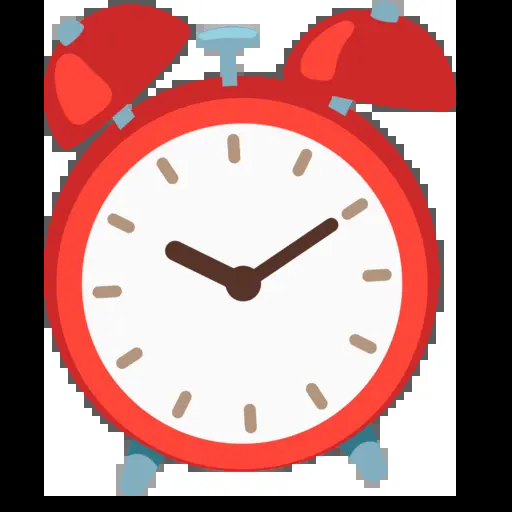
#> input picture Apps/Copy of Detect Objects on Camera/copy-of-detect-objects-on-camera/assets/img/clock.webp, 512 x 512 px
$ python -i main.py   (imports and definitions only)
#> lines starting #> are read from the running program, lines starting #| are printed output that depends on the picture; after the words box and inside, x2 and y2 are one past the last pixel; in counts of white or black regions, pixels touching at a corner belong together
#> further down, picture is the input picture: shape (512, 512, 3); mean B, G, R 133, 134.7, 178.8
import json
import threading
import time
from http import HTTPStatus
from http.server import BaseHTTPRequestHandler, ThreadingHTTPServer

import cv2


HOST = "0.0.0.0"
PORT = 8080

CAMERA_INDEX = 0
WIDTH = 640
HEIGHT = 480
FPS = 30
JPEG_QUALITY = 80

latest_frame = None
latest_status = "starting"
latest_brightness = 0.0
latest_result = {
    "status": latest_status,
    "brightness": latest_brightness,
    "rectangles_count": 0,
    "rectangles": [],
}
lock = threading.Lock()


def process_frame(frame):
    """Detect rectangular objects and draw bounding boxes on the frame."""
    brightness = float(frame.mean())
#> brightness = 148.9

    gray = cv2.cvtColor(frame, cv2.COLOR_BGR2GRAY)
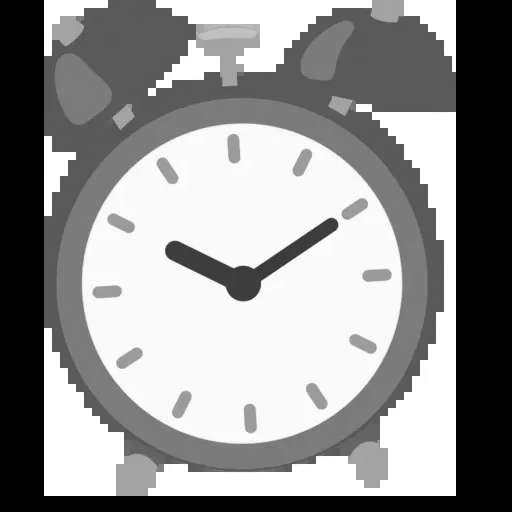
#> gray: shape (512, 512); min 0, max 255, mean 147.7
    blurred = cv2.GaussianBlur(gray, (5, 5), 0)
    edges = cv2.Canny(blurred, 60, 160)
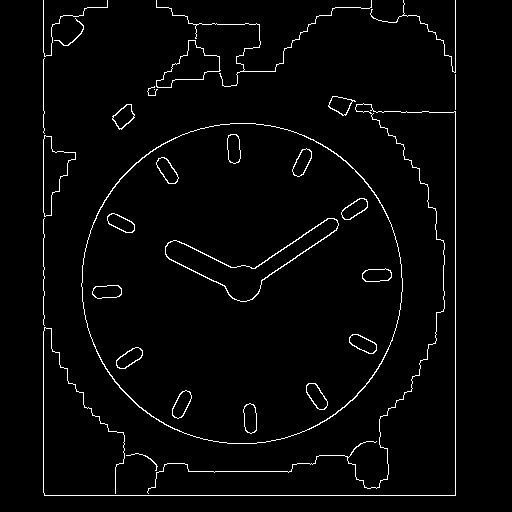
#> edges: shape (512, 512); 2.6% white in thin lines or dots, all inside (x1, y1, x2, y2) = (43, 0, 456, 496)

    kernel = cv2.getStructuringElement(cv2.MORPH_RECT, (5, 5))
    closed = cv2.morphologyEx(edges, cv2.MORPH_CLOSE, kernel, iterations=1)
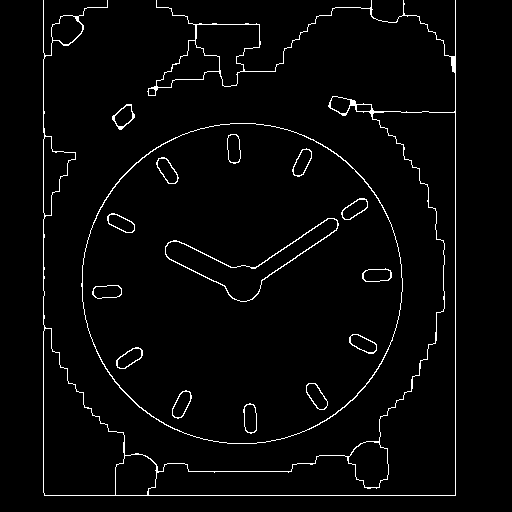
#> closed: shape (512, 512); 2.7% white in thin lines or dots, all inside (x1, y1, x2, y2) = (43, 0, 456, 496)

    contours, _ = cv2.findContours(closed, cv2.RETR_EXTERNAL, cv2.CHAIN_APPROX_SIMPLE)
#> contours = 3 contours; box (x1, y1, x2, y2) and area: (81, 123, 403, 444) 80678, (43, 0, 456, 496) 38728, (112, 104, 135, 130) 323

    rectangles = []
    min_area = 1200
    frame_area = frame.shape[0] * frame.shape[1]
#> frame_area = 262144

    for contour in contours:
        area = cv2.contourArea(contour)
        if area < min_area or area > frame_area * 0.9:
            continue

        perimeter = cv2.arcLength(contour, True)
        approx = cv2.approxPolyDP(contour, 0.03 * perimeter, True)
        if len(approx) != 4 or not cv2.isContourConvex(approx):
            continue

        x, y, w, h = cv2.boundingRect(approx)
        if w < 25 or h < 25:
            continue

        aspect_ratio = w / float(h)
        if aspect_ratio < 0.2 or aspect_ratio > 5.0:
            continue

        rect_area = w * h
        fill_ratio = area / float(rect_area)
        if fill_ratio < 0.45:
            continue

        rectangles.append({
            "x": int(x),
            "y": int(y),
            "width": int(w),
            "height": int(h),
            "area": round(float(area), 1),
            "aspect_ratio": round(float(aspect_ratio), 2),
        })

        cv2.drawContours(frame, [approx], -1, (0, 255, 0), 3)
        cv2.rectangle(frame, (x, y), (x + w, y + h), (0, 180, 255), 2)
        cv2.putText(
            frame,
            f"rect {w}x{h}",
            (x, max(24, y - 8)),
            cv2.FONT_HERSHEY_SIMPLEX,
            0.6,
            (0, 255, 0),
            2,
            cv2.LINE_AA,
        )
#> this loop made 3 passes
#> (area, perimeter) on passes 1, 3: (80677.5, 1062.3), (38728.5, 4443)
#> area on pass 2: 323
#> after the loop, rectangles = []

    cv2.putText(
        frame,
        f"rectangles={len(rectangles)} brightness={brightness:.1f}",
        (20, 40),
        cv2.FONT_HERSHEY_SIMPLEX,
        0.9,
        (0, 255, 0),
        2,
        cv2.LINE_AA,
    )
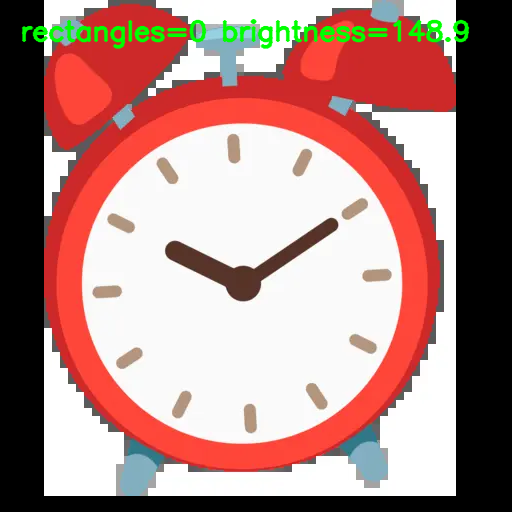
#> frame: shape (512, 512, 3); 2.14% of pixels changed, all inside (x1, y1, x2, y2) = (21, 19, 470, 49)

    result = {
        "status": "streaming",
        "brightness": round(brightness, 1),
        "rectangles_count": len(rectangles),
        "rectangles": rectangles,
        "label": "rectangle_detected" if rectangles else "no_rectangle",
    }
#> result = {'status': 'streaming', 'brightness': 148.9, 'rectangles_count': 0, 'rectangles': [], 'label': 'no_rectangle'}
    return frame, result


# [48 lines left out: function camera_loop, not called in this run]


class Handler(BaseHTTPRequestHandler):
    # [173 lines left out: functions do_GET, get_jpeg, send_index, send_snapshot, send_stream, send_health and 1 more, not called in this run]


# [1 line not run here, left out]

# [1 line that did not run here, left out]
# [2 lines not run here, left out]

>>> import cv2
>>> picture = cv2.imread('../../Copy of Detect Objects on Camera/copy-of-detect-objects-on-camera/assets/img/clock.webp')
>>> result = process_frame(picture)

$ run again, on Apps/Copy of Detect Objects on Camera/copy-of-detect-objects-on-camera/assets/img/cup.webp
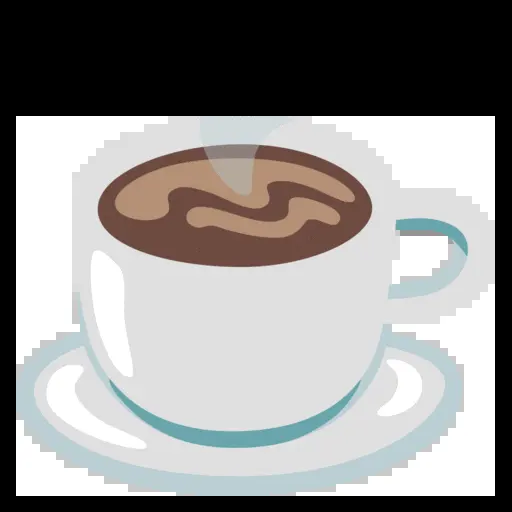
#> input picture Apps/Copy of Detect Objects on Camera/copy-of-detect-objects-on-camera/assets/img/cup.webp, 512 x 512 px
#> picture is the input picture: shape (512, 512, 3); mean B, G, R 146, 147.2, 148.3
#> brightness = 147.2
#> in process_frame, `edges = cv2.Canny(blurred, 60, 160)`:
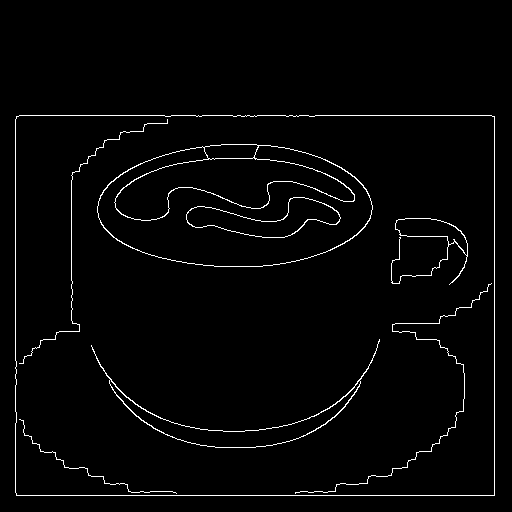
#> edges: shape (512, 512); 2.2% white in thin lines or dots, all inside (x1, y1, x2, y2) = (15, 115, 495, 496)
#> contours = 1 contour; box (x1, y1, x2, y2) and area: (15, 115, 495, 496) 181969
#> the loop in process_frame, `for contour in contours:` made 1 pass
#> (area, perimeter, approx, x, y, w, h, aspect_ratio) on pass 1: (181969, 1720.6, [[16, 116], [16, 495], [494, 495], [494, 116]], 16, 116, 479, 380, 1.26)
#> after the loop in process_frame, `for contour in contours:`: rectangles = 1 item
#> in process_frame, `cv2.putText( frame, f"rectangles={len(rectangles)} brightness={brightn..`:
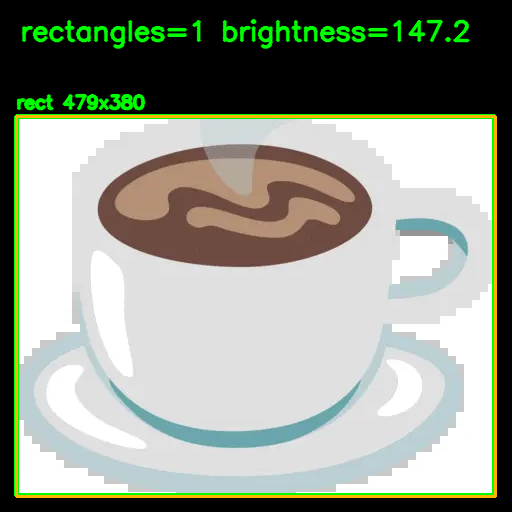
#> frame: shape (512, 512, 3); mean B, G, R 141.2, 153.8, 148.5
